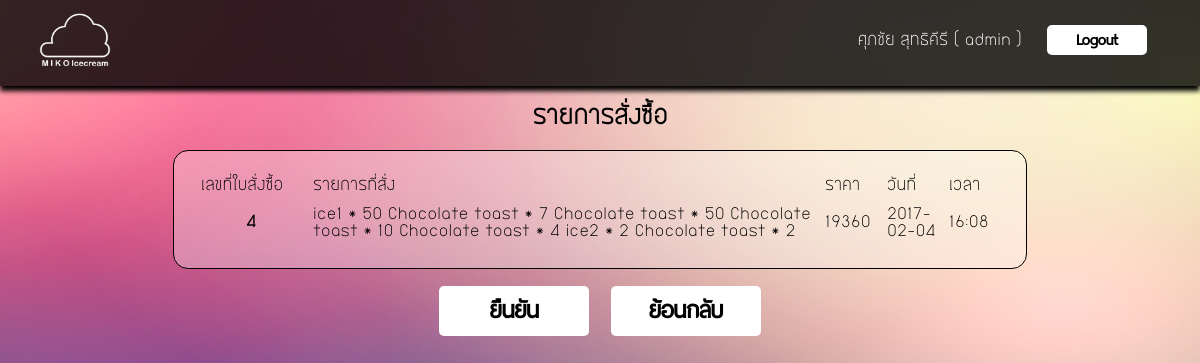
The page /con_saverec.php (signed in) on the database as committed earlier.
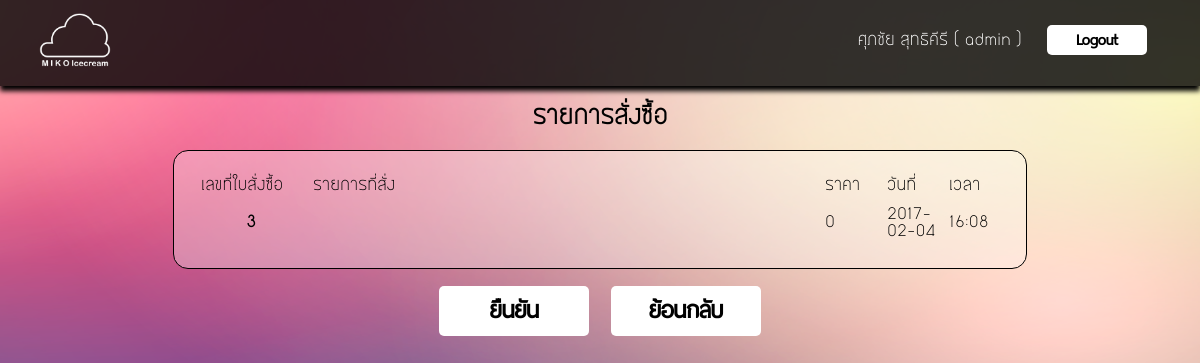
The same page on the database as committed later.
### tables this page shows
CREATE TABLE `receipt` (
  `Receipt_id` int(10) NOT NULL,
  `Receipt_pro` varchar(1000) NOT NULL,
  `Receipt_price` float NOT NULL,
  `Receipt_date` varchar(10) default NULL,
  `Receipt_time` varchar(10) default NULL,
  PRIMARY KEY  (`Receipt_id`)
);

CREATE TABLE `wait` (
  `order_id` int(20) NOT NULL,
  `order_name` varchar(100) NOT NULL,
  `order_num` int(3) NOT NULL,
  `order_price` float NOT NULL,
  PRIMARY KEY  (`order_id`)
);

### con_saverec.php (the view, shortened to what this page needs)
<link rel="stylesheet" type="text/css" href="mystyle-main.css">
<head><meta charset="UTF-8">
</head>
<body>
	<table border="0" id="top-menu" >
		<tr><td width="100px">
			<div style="padding-left:30px; padding-top:10px;">
			<a href="main.php"><img src="images/cloud1.png" width="" height="70" border="0" alt="" ></a></td>
			<td align="right">
					<div style="padding-right:50px; padding-top:10px;">
					<form method="post" action="index.php">
					<font size="" color="#ffffff" ><?php
					 echo $_SESSION[fullname] . " ( ".$_SESSION[username]. " )";
					?></font>
					&nbsp;&nbsp;	<input type="submit" value="Logout" id="button2">
					</form>
					</div>
			</td>
		</tr>
		</table>
<head><meta charset="utf8"></head>
<center>
<h2>รายการสั่งซื้อ</h2>
	<table border="0" id="table2">
		<tr>
			<td width="100px">เลขที่ใบสั่งซื้อ</td>
			<td width="500px">รายการที่สั่ง</td>
			<td width="50px">ราคา</td>
			<td width="50px">วันที่</td>
			<td width="50px">เวลา</td>
		</tr>
		<tr>
			<th>
					<?php
						$sql1="select Receipt_id from Receipt ORDER BY Receipt_id DESC LIMIT 1;";
						$result1=mysql_query($sql1);
						$row1=mysql_fetch_array($result1);
						$newReceipt_id=$row1[Receipt_id]+1;
						echo $newReceipt_id;
					?>
			</th>
			<td>
						<?php
						$sql2="select * from wait ";
						$result2=mysql_query($sql2);
						while($row2=mysql_fetch_array($result2)){ echo $row2[order_name]." * ".$row2[order_num]." ";}
						?>
			</td>
			<td>
					<?php
						$totalprice=0;
						$sql3="select * from wait " ;
						$result3=mysql_query($sql3);
						while($row3=mysql_fetch_array($result3)){$totalprice=$totalprice+$row3[order_price];}
						echo $totalprice;
					?>
			</td>
			<td>
				<?php
					$d=date("Y-m-d");
					echo $d
				?>
			</td>
			<td>
				<?php
					$t=date("G:i");
					echo $t;
				?>
			</td>
		</tr>
		</table>
<form method="post" action="save_rec.php">
<br>
	<input type="submit" value="ยืนยัน" id="button4">&nbsp;&nbsp;&nbsp;<input type="button" value="ย้อนกลับ" onclick="window.location='order_show.php'" id="button4">
	</form>

### mystyle-main.css (style rules this page uses)
body { background-image: url("images/blurred-background.png"); background-repeat: no-repeat; background-position: right top; background-attachment: fixed; background-size:cover; padding:0; margin:0; font-family: bangna-new; }
#button2 { -webkit-border-radius: 5px; -moz-border-radius: 5px; border-radius: 5px; background-color: #ffffff; border: 0px solid #ffffff; outline:3; height:30px; width: 100px; font-family: button1; font-size:20px; font-weight: bold; }
#button4 { -webkit-border-radius: 5px; -moz-border-radius: 5px; border-radius: 5px; background-color: #ffffff; border: 0px solid #ffffff; outline:3; height:50px; width: 150px; font-family: button1; font-size:30px; font-weight: bold; }
#table2 { background-color:rgba(255, 255, 255, 0.3); border-radius:15px; padding:20px; border:1px solid black; }
#table2 td { padding:5px; }
img { border-radius:10px; }
#top-menu { width:100%; height:10px; background-color:rgba(0, 0, 0, 0.8); padding:50px 20px 20px -50px; box-shadow:0px 5px 5px #000000; }

Rows that differ between the two databases and show on the page:
removed receipt: Receipt_id "4"
removed wait: order_name "ice1", order_num "50"
removed wait: order_name "Chocolate toast", order_num "7"
removed wait: order_name "Chocolate toast", order_num "50"
removed wait: order_name "Chocolate toast", order_num "10"
removed wait: order_name "Chocolate toast", order_num "4"
removed wait: order_name "ice2", order_num "2"
removed wait: order_name "Chocolate toast", order_num "2"
now on this page (row edited): receipt: Receipt_id "3"
Other text that changed with them:
$totalprice: "19360" → "0"
